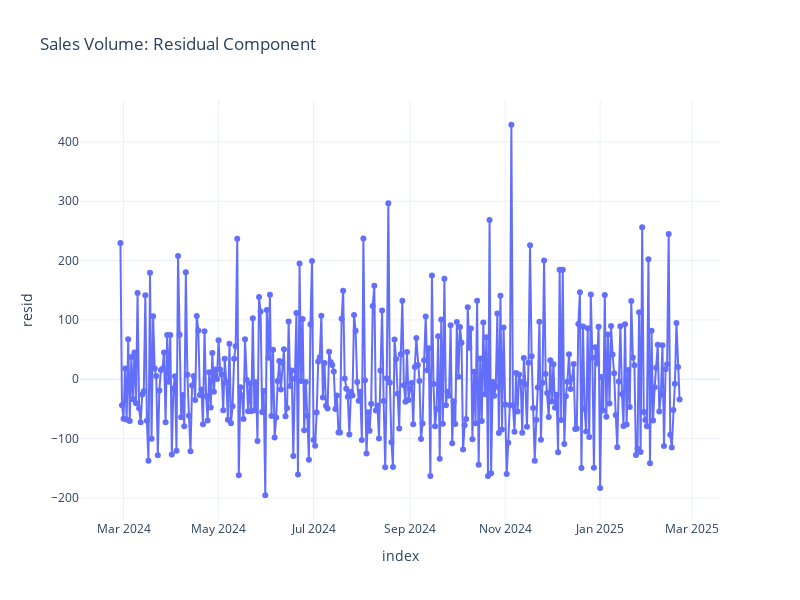

The notebook cell saved with this chart:
### Markdown cell above
Sem Tendência Forte: O gráfico confirma que não há uma tendência significativa de crescimento ou declínio de longo prazo. A linha mostra um movimento relativamente plano, flutuando em torno de uma média de cerca de 200 unidades de vendas.

Pequenas Variações: Embora não haja uma tendência forte, a linha não é perfeitamente reta. Ela parece ter um leve pico ou onda no meio do período, indicando que o volume de vendas médio pode ter tido um pequeno aumento temporário antes de voltar a um nível estável. No entanto, essas variações são pequenas em comparação com a forte sazonalidade que vimos no gráfico anterior.

### Code cell
# Decomposition serie Graph Residuos
fig4 = px.line(decomposition.resid, y="resid", title='Sales Volume: Residual Component', markers=True)
fig4.show()

### Figure 1 — Plotly figure (JSON) as saved in the notebook; plotly's stock layout.template omitted (floating-point values rounded to 4 significant figures; data arrays with more than 128 entries replaced by an {"elided": "..."} marker saying what was removed)
{"data": [{"hovertemplate": "index=%{x}<br>resid=%{y}<extra></extra>", "legendgroup": "", "line": {"color": "#636efa", "dash": "solid"}, "marker": {"symbol": "circle"}, "mode": "lines+markers", "name": "", "orientation": "v", "showlegend": false, "type": "scatter", "x": {"elided": "366 str values"}, "xaxis": "x", "y": {"elided": "366 float values"}, "yaxis": "y"}], "layout": {"height": 600, "legend": {"tracegroupgap": 0}, "title": {"text": "Sales Volume: Residual Component"}, "width": 800, "xaxis": {"anchor": "y", "domain": [0, 1], "title": {"text": "index"}}, "yaxis": {"anchor": "x", "domain": [0, 1], "title": {"text": "resid"}}}}
